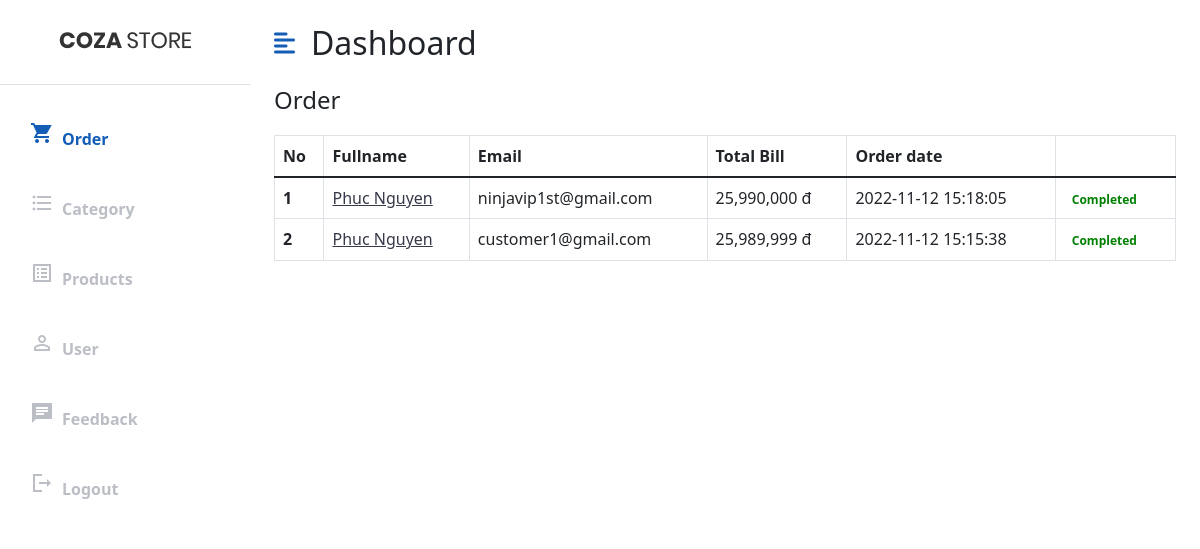
The page /OrderAdmin (signed in) on the database as committed earlier.
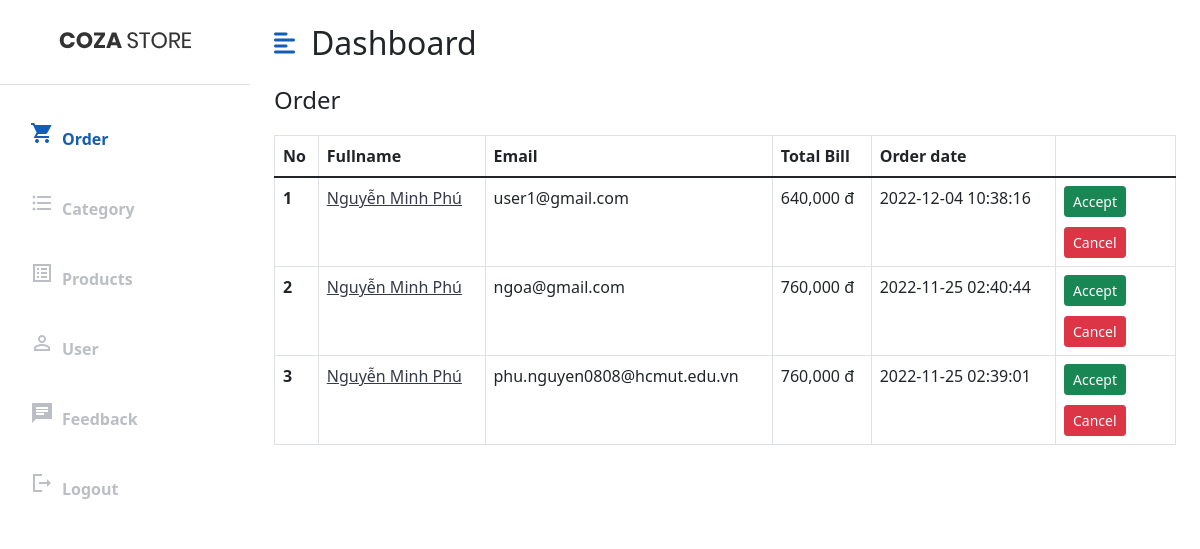
The same page on the database as committed later.
### tables this page shows
CREATE TABLE `orders` (
  `id` int(11) NOT NULL,
  `fullname` varchar(100) NOT NULL,
  `email` varchar(100) NOT NULL,
  `phone` varchar(20) NOT NULL,
  `user_id` int(11) NOT NULL,
  `status` int(11) NOT NULL DEFAULT 0,
  `deleted` int(11) NOT NULL DEFAULT 0,
  `address` varchar(100) NOT NULL,
  `created_at` datetime DEFAULT NULL,
  `total_money` int(11) NOT NULL
);

### mvc/core/Controller.php (called while the page is built, shortened)
<?php
class Controller{
    public function view($view, $data=[]){
        require_once "mvc/views/". $view .".php";
    }
}
?>

### mvc/controllers/OrderAdmin.php (called while the page is built, shortened)
<?php
class OrderAdmin extends Controller{
    public $orderModel;
    public function __construct()
    {
        $this->orderModel = $this->model("OrderModel");
    }
    public function GetPage()
    {
        $allOrder = $this->orderModel->getAllOrder();
        $this->view("order/orderAdmin", [
            "allOrder" => $allOrder
        ]);
    }
}

### mvc/core/App.php (called while the page is built, shortened)
<?php
class App
{
    protected $action = "GetPage";
    function __construct()
    {
        $arr = $this->UrlProcess();
        if (file_exists("./mvc/controllers/" . $arr[0] . ".php")) {
            unset($arr[0]);
        }
        $this->controller = new $this->controller;
        $this->params = $arr ? array_values($arr) : [];
        call_user_func_array([$this->controller, $this->action], $this->params);
    }
    function UrlProcess()
    {
        if (isset($_GET["url"])) {
            return explode("/", filter_var(trim($_GET["url"], "/")));
        }
    }
}

### index.php (called while the page is built, shortened)
<?php
$myApp = new App();
?>

### mvc/core/DB.php (called while the page is built, shortened)
<?php
class DB
{
    function executeResult($sql, $isSingle = false)
    {
        $data = null;
        $conn = mysqli_connect(HOST, USERNAME, PASSWORD, DATABASE,8111);
        mysqli_set_charset($conn, 'utf8');
        $resultset = mysqli_query($conn, $sql);
        if ($resultset) {
            if ($isSingle) {
                $data = mysqli_fetch_array($resultset, 1);
            } else {
                $data = [];
                while (($row = mysqli_fetch_array($resultset, 1)) != null) {
                    $data[] = $row;
                }
            }
        }
        return $data;
    }
}

### mvc/models/OrderModel.php (called while the page is built, shortened)
<?php
class OrderModel extends DB
{
    public function getAllOrder()
    {
        $sql = "select * from orders order by status asc, created_at desc";
        $data = $this->executeResult($sql);
        return $data;
    }
}

### mvc/views/order/orderAdmin.php (the view, shortened to what this page needs)
<?php
require_once('mvc/views/blocks/header_admin.php');
?>
<div class="container-fluid px-4">
	<h3 class="fs-4 mb-3">Order</h3>
		<table class="table table-bordered table-hover" style="margin-top: 20px;">
			<thead>
				<tr>
					<th>No</th>
					<th>Fullname</th>
					<th>Email</th>
					<th>Total Bill</th>
					<th>Order date</th>
					<th style="width: 120px"></th>
				</tr>
			</thead>
			<tbody>
				<?php
				$countOrder = count($data["allOrder"]);
				for ($i = 0; $i < $countOrder; $i++) {
					echo '<tr>
					<th>' ,$i + 1, '</th>
					<td><a href="http://localhost/style-shop-2022/OrderAdmin/detailOrder/' . $data["allOrder"][$i]['id'] . '">' . $data["allOrder"][$i]['fullname'] . '</a></td>
					<td>' . $data["allOrder"][$i]['email'] . '</a></td>
					<td>' . number_format($data["allOrder"][$i]['total_money']) . ' đ</td>
					<td>' . $data["allOrder"][$i]['created_at'] . '</td>
					<td style="width: 50px">';
					if ($data["allOrder"][$i]['status'] == 0) {
						echo '<a href="http://localhost/style-shop-2022/OrderAdmin/updateStatusOrder/' . $data["allOrder"][$i]['id'] . '/1"><button  class="btn btn-sm btn-success" style="margin-bottom: 10px;">Accept</button><a/>
			<a href="http://localhost/style-shop-2022/OrderAdmin/updateStatusOrder/' . $data["allOrder"][$i]['id'] . '/2"><button class="btn btn-sm btn-danger">Cancel</button><a/>';
					} else if ($data["allOrder"][$i]['status'] == 1) {
						echo '<label class="badge badge-success" style="color:blue;">Accepted</label>';
					} else if ($data["allOrder"][$i]['status'] == 2) {
						echo '<label class="badge badge-danger" style="color:red;">Canceled</label>';
					} else echo '<label class="badge badge-danger" style="color:green;">Completed</label>';
					echo '</td>
				</tr>';
				}
				?>
			</tbody>
		</table>
	</div>
</div>
<?php
require_once('mvc/views/blocks/footer_admin.php');
?>

Rows that differ between the two databases and show on the page:
removed orders: fullname "Phuc Nguyen", email "ninjavip1st@gmail.com", total_money "25,990,000", created_at "2022-11-12 15:18:05", status "Completed"
removed orders: fullname "Phuc Nguyen", email "customer1@gmail.com", total_money "25,989,999", created_at "2022-11-12 15:15:38", status "Completed"
added orders: fullname "Nguyễn Minh Phú", email "user1@gmail.com", total_money "640,000", created_at "2022-12-04 10:38:16"
added orders: fullname "Nguyễn Minh Phú", email "ngoa@gmail.com", total_money "760,000", created_at "2022-11-25 02:40:44"
added orders: fullname "Nguyễn Minh Phú", email "phu.nguyen0808@hcmut.edu.vn", total_money "760,000", created_at "2022-11-25 02:39:01"
